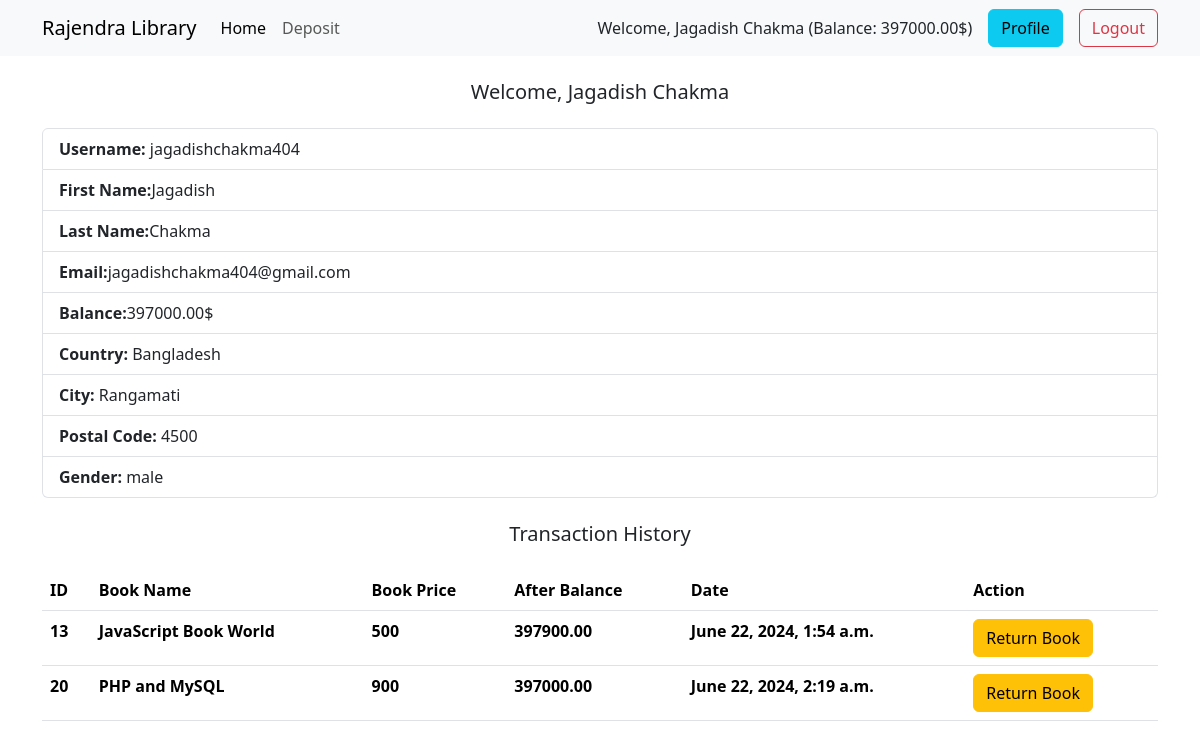
Page /account/profile/ (signed in) on the committed database.
### accounts/models.py (models this page shows, shortened)
class UserAccountModel(models.Model):
    user = models.OneToOneField(User, on_delete=models.CASCADE, related_name='account')
    birth_date = models.DateField(null=True, blank=True)
    gender = models.CharField(max_length=100, choices=GENDER)
    account_no = models.IntegerField(unique=True)
    account_type = models.CharField(max_length=100, choices=ACCOUNT_TYPE)
    balance = models.DecimalField(default=0, max_digits=12, decimal_places=2)

class UserAddressModel(models.Model):
    user = models.OneToOneField(User,on_delete=models.CASCADE, related_name='address')
    street_address = models.CharField(max_length=100)
    postal_code = models.IntegerField()
    city = models.CharField(max_length=100)
    country = models.CharField(max_length=100)

### books/models.py (models this page shows)
class CreateBookBorrowedHistory(models.Model):
    user = models.ForeignKey(User, on_delete=models.CASCADE, related_name='history')
    book_name = models.CharField(max_length=100)
    book_price = models.IntegerField()
    after_balance = models.DecimalField(max_digits=12, decimal_places=2)
    book_return = models.BooleanField(default=False)
    created_on = models.DateTimeField(auto_now_add=True)

### accounts/views.py (the view)
# urls.py: path('profile/', views.UserProfileView.as_view(), name="profile"),
class UserProfileView(LoginRequiredMixin,TemplateView):
    template_name = 'profile.html'
    def get_context_data(self,*args,**kwargs):
        context = super().get_context_data(*args,**kwargs)
        context['histories'] = CreateBookBorrowedHistory.objects.filter(user=self.request.user)
        return context

### accounts/templates/profile.html (shortened to what this page needs)
{% extends "base.html" %}
{% load crispy_forms_tags %}
{% block body %}
<div class="container">
    <div class="user-info">
        <h5 class="text-center m-4">Welcome, {{user.first_name}} {{user.last_name}}</h5>
        <ul class="list-group">
            <li class="list-group-item"><strong>Username:</strong> {{user.username}}</li>
            <li class="list-group-item"><strong>First Name:</strong>{{user.first_name}}</li>
            <li class="list-group-item"><strong>Last Name:</strong>{{user.last_name}}</li>
            <li class="list-group-item"><strong>Email:</strong>{{user.email}}</li>
            <li class="list-group-item"><strong>Balance:</strong>{{user.account.balance}}$</li>
            <li class="list-group-item"><strong>Country: </strong>{{user.address.country}}</li>
            <li class="list-group-item"><strong>City: </strong>{{user.address.city}}</li>
            <li class="list-group-item"><strong>Postal Code: </strong>{{user.address.postal_code}}</li>
            <li class="list-group-item"><strong>Gender: </strong>{{user.account.gender}}</li>
          </ul>
    </div>
    <div class="user-history">
        <h5 class="text-center m-4">Transaction History</h5>
        <table class="table">
            <thead>
              <tr>
                <th scope="col">ID</th>
                <th scope="col">Book Name</th>
                <th scope="col">Book Price</th>
                <th scope="col">After Balance</th>
                <th scope="col">Date</th>
                <th scope="col">Action</th>
              </tr>
            </thead>
            <tbody>
                {% for history in histories %}
                <tr>
                    <th scope="row">{{history.id}}</th>
                    <th>{{history.book_name}}</th>
                    <th>{{history.book_price}}</th>
                    <th>{{history.after_balance}}</th>
                    <th>{{history.created_on}}</th>
                    <th>
                        {% if history.book_return == False %}
                            <a href="{% url 'book_return' history.id %}" class="btn btn-warning">Return Book</a>
                        {% else %}
                        <a href="" class="btn btn-warning disabled">Returned</a>
                        {% endif %}
                    </th>
                </tr>
                {% endfor %}
            </tbody>
          </table>
    </div>
</div>
{% endblock %}

### core/templates/navigation.html (shortened to what this page needs)
<nav class="navbar navbar-expand-lg bg-body-tertiary">
  <div class="container">
    <a class="navbar-brand" href="{% url 'home' %}">Rajendra Library</a>
    <div class="collapse navbar-collapse" id="navbarSupportedContent">
      <ul class="navbar-nav me-auto mb-2 mb-lg-0">
        <li class="nav-item">
          <a class="nav-link active" aria-current="page" href="{% url 'home' %}">Home</a>
        </li>
        {% if user.is_authenticated %}
        <li class="nav-item">
          <a href="{% url 'deposit' %}" class="nav-link">Deposit</a>
        </li>
        {% endif %}
      </ul>
      <div class="d-flex align-items-center">
        {% if user.is_authenticated %}
        <span>Welcome, {{user.first_name}} {{user.last_name}} (Balance: {{user.account.balance}}$) </span>
        <a href="{% url 'profile' %}" class="btn btn-info ms-3">Profile</a>
        <form action ="{% url 'logout' %}" method="post">
          <input type="submit" value="Logout" class="btn btn-outline-danger ms-3">
        </form>
        {% else %}
        <a href="{% url 'signup' %}" class="btn btn-info">Signup</a>
        <a href="{% url 'login' %}" class="btn btn-outline-danger ms-3">Login</a>
        {% endif %}
      </div>
    </div>
  </div>
</nav>

### rows in the picture
CreateBookBorrowedHistory: id "13", book_name "JavaScript Book World", book_price "500", after_balance "397900.00", created_on "June 22, 2024, 1:54 a.m.", book_return "Return Book"
CreateBookBorrowedHistory: id "20", book_name "PHP and MySQL", book_price "900", after_balance "397000.00", created_on "June 22, 2024, 2:19 a.m.", book_return "Return Book"

### other values in the picture
{{ user.first_name }} "Jagadish"
{{ user.last_name }} "Chakma"
{{ user.account.balance }} "397000.00"
{{ user.username }} "jagadishchakma404"
{{ user.email }} "jagadishchakma404@gmail.com"
{{ user.address.country }} "Bangladesh"
{{ user.address.city }} "Rangamati"
{{ user.address.postal_code }} "4500"
{{ user.account.gender }} "male"
